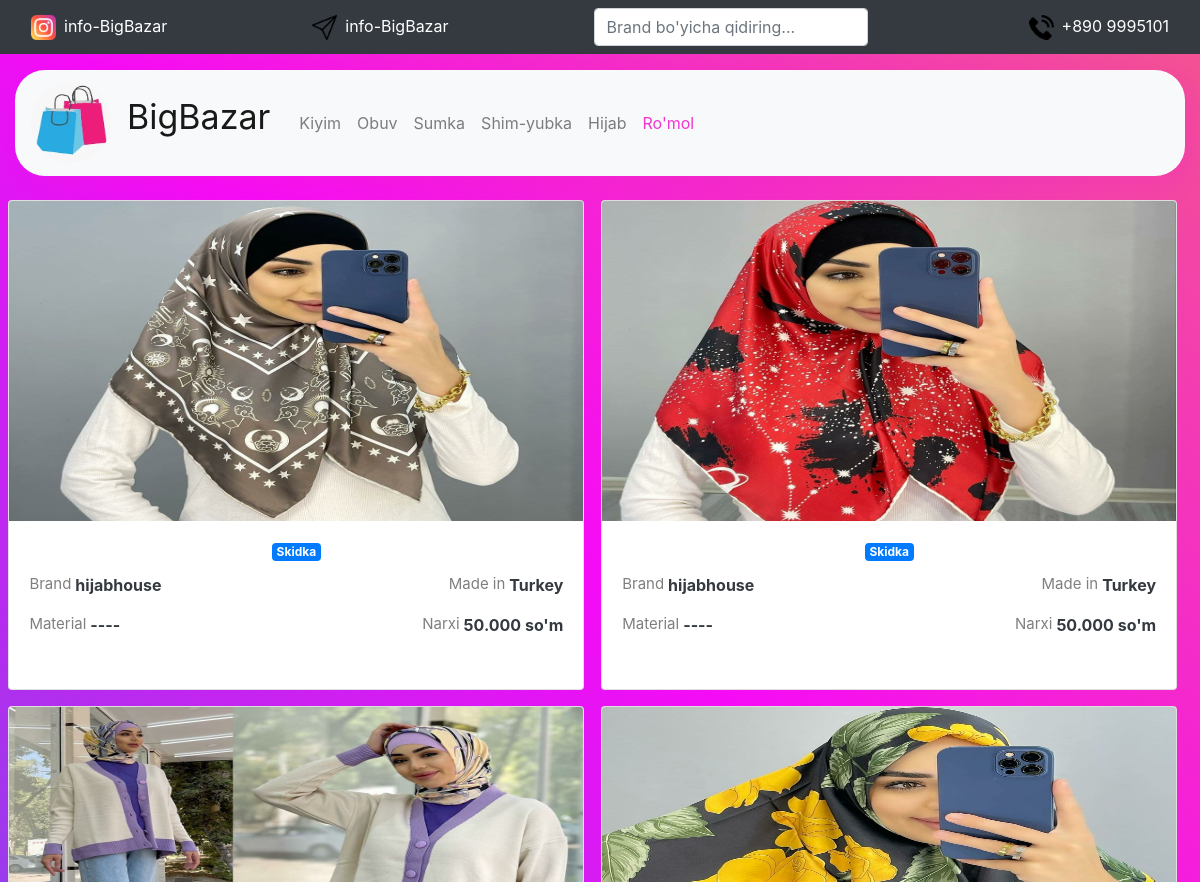
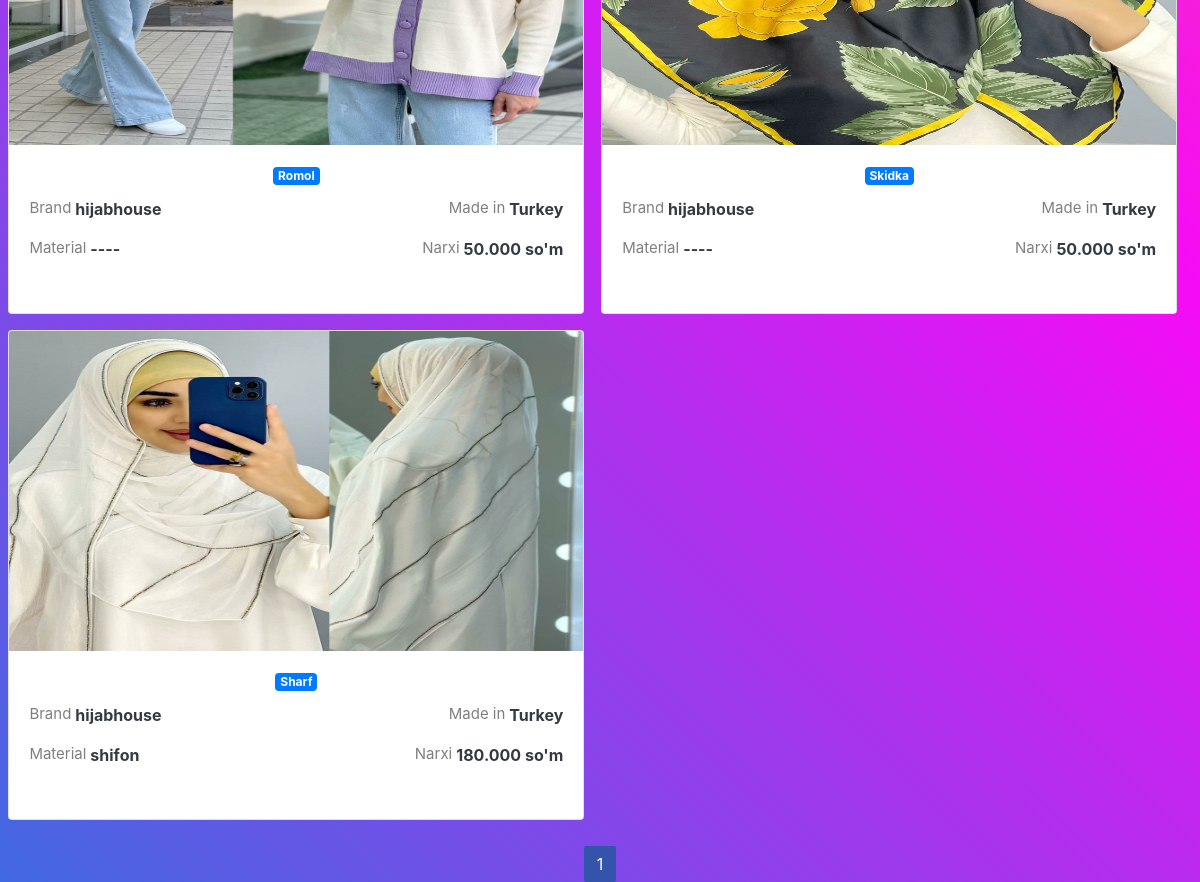
The app's page /romol/ with its own data (2 pictures, top to bottom).
### ecom/models.py (models this page shows)
class Romol(models.Model):
    class Meta:
        db_table = "Romol"
    category = models.CharField(max_length=45, default='Romol')
    brand = models.CharField(max_length=15, null=False, blank=True)
    made = models.CharField(max_length=15, blank=True)
    material = models.CharField(max_length=10, blank=True)
    price = models.CharField(max_length=15, blank=True)
    image = models.ImageField(upload_to=getpath)

### ecom/views.py (the view)
# urls.py: path('romol/', romol_link, name="romol"),
def romol_link(request):
    return render(request, 'Romol.html', {'romol': search(request, Romol)})

### ecom/templates/Romol.html (shortened to what this page needs)
{% load static %}
<!DOCTYPE html>
<html lang="en">
<head>
    <link rel="stylesheet" href="{% static 'css/decs.css' %}">
    <link rel="stylesheet" href="{% static 'bootcss/bootstrap.css' %}">
</head>
<body id="body">
<nav class="navbar navbar-dark bg-dark">
  <div class="container-fluid">
      <a href="https://www.instagram.com/bigbazaar.uz/?hl=en" class="flex-parent text-dark ">
        <div class=""><img id="insta" class="" src="{% static 'images/instagram.png' %}" alt="image"></div>
        <div class="ml-2 text-white">info-BigBazar</div>
    </a>
    <a href="https://t.me/Mansuroffakhad" class="flex-parent text-dark">
        <div class=""><img id="insta" class="" src="{% static 'images/send.png' %}" alt="image"></div>
        <div class="ml-2 text-white">info-BigBazar</div>
      </a>
      <form class="d-flex input-group w-auto">
      <input
        type="search"
        class="form-control rounded"
        name="search"
        placeholder="Brand bo'yicha qidiring..."
        aria-label="Search"
        aria-describedby="search-addon"
      />
    </form>
      <div class="flex-parent ml-3">
        <div class=""><img id="insta" class="" src="{% static 'images/telephone-call.png' %}" alt="image"></div>
        <div class="ml-2 text-white">+890 9995101</div>
      </div>
  </div>
</nav>
<div class="container">
    <div id="navbar" style="border-radius: 30px" class="navbar sticky-top navbar-expand-lg navbar-light bg-light mt-3">
        <a href="{% url 'home' %}" id="logo" class="navbar-brand">
            <div><img class="logo" src="{% static 'images/mylogo.jpg' %}" alt=""></div>
            <div class="logo_name mt-2 ml-3">BigBazar</div>
        </a>
        <div class="collapse navbar-collapse ml-5" id="menu">
            <ul class="navbar-nav justify-content-end">
                <li class="nav-item"><a href="{% url 'dress' %}" class="nav-link" >Kiyim</a></li>
                <li class="nav-item"><a href="{% url 'shoe' %}" class="nav-link " >Obuv</a></li>
                <li class="nav-item"><a href="{% url 'bag' %}" class="nav-link">Sumka</a></li>
                <li class="nav-item"><a href="{% url 'treasure' %}" class="nav-link">Shim-yubka</a></li>
                <li class="nav-item"><a href="{% url 'hijab' %}" class="nav-link">Hijab</a></li>
                <li class="nav-item"><a href="{% url 'romol' %}" style="color: rgba(239, 32, 203, 0.9)" class="nav-link">Ro'mol</a></li>
            </ul>
        </div>
    </div>
    <div class="row  align-content-md-start mt-3">
        {% for r in romol %}
        <div class="card mb-2 mt-2" >
            <img class="img_height card-img-top" src="{{r.image.url}}" alt="Card image cap">
            <div class="card-body">
                <h6 class="text-center"><span class="badge badge-primary">{{ r.category }}</span></h6>
            <div class="flex-parent justify-content-between">
                <p style="font-size: 15px" class="text-black-50 flex-parent mt-1">
                    Brand <strong style="font-size: 16px" class="text-dark ml-1">{{r.brand}}</strong>
                </p>
                <p style="font-size: 15px" class="text-black-50 flex-parent mt-1">
                    Made in <b style="font-size: 16px" class="text-dark ml-1">{{r.made}}</b>
                </p>
                </div>
                <div class="flex-parent justify-content-between mb-3">
                <p style="font-size: 15px" class="text-black-50 flex-parent ">
                    Material <strong style="font-size: 16px" class="text-dark ml-1">{{r.material}}</strong>
                </p>
                <p style="font-size: 15px" class="text-black-50 flex-parent ">
                    Narxi <b style="font-size: 16px" class="text-dark ml-1">{{r.price}}</b>
                </p>
                </div>
            </div>
            </div>
            {% endfor %}
            </div>
</div>
<div class="pagin">
    {% for num in romol.paginator.page_range %}
        {% if romol.number == num %}
            <span class="pagin-num pagin-cur">{{ num }}</span>
        {% elif num > romol.number|add:'-3' and num < romol.number|add:'3' %}
            <a class="pagin-num" href="?page={{ num }}"> {{ num }}</a>
        {% endif %}
    {% endfor %}
</div>
</body>
</html>

### static/css/decs.css (style rules this page uses)
#body { background-image: linear-gradient( 45deg, royalblue, #f60bf6, #f17c58, #27DBB1, #FFDC18, #FF3706); height: 100%; background-size: 600%, 100%; background-attachment: fixed; animation: gradient 16s linear infinite; animation-direction: alternate; margin: 0; }
.flex-parent { display: flex; color: white; }
#insta { width: 25px ; height: 25px; }
.container { width: 1600px; }
a { text-decoration: green; color: black; }
.d-flex { width: 40%; }
.logo { width: 80px; height: 80px; border-radius: 50%; }
.logo_name { font-size: 34px; }
#logo { display: flex; }
#navbar { box-shadow: 10px 10px 20px rgba(239, 32, 203, 0.2) }
.card { width: 23.5%; margin: 0 0.7%; }
.img_height { height: 290px; }
.pagin { text-align: center; margin-top: 1.5em; }
.pagin-num { background-color: #6d85c7; padding: 0.5em 0.8em; color: #ffffff; border-radius: 2px; }
.pagin-num:hover, .pagin-cur { background-color: #3354aa; }
@media (min-width: 776.1px) and (max-width: 1200px) { .card { width: 48%; } }
@media (min-width: 776.1px) and (max-width: 1200px) { #menu { margin-left: 5px !important; } }
@media (min-width: 1200px) { .img_height { height: 320px; } }

### records on screen
Romol: image (picture), category "Skidka", brand "hijabhouse", made "Turkey", material "----", price "50.000 so'm"
Romol: image (picture), category "Skidka", brand "hijabhouse", made "Turkey", material "----", price "50.000 so'm"
Romol: image (picture), category "Romol", brand "hijabhouse", made "Turkey", material "----", price "50.000 so'm"
Romol: image (picture), category "Skidka", brand "hijabhouse", made "Turkey", material "----", price "50.000 so'm"
Romol: image (picture), category "Sharf", brand "hijabhouse", made "Turkey", material "shifon", price "180.000 so'm"

### other values on screen
{{ num }} "1"
